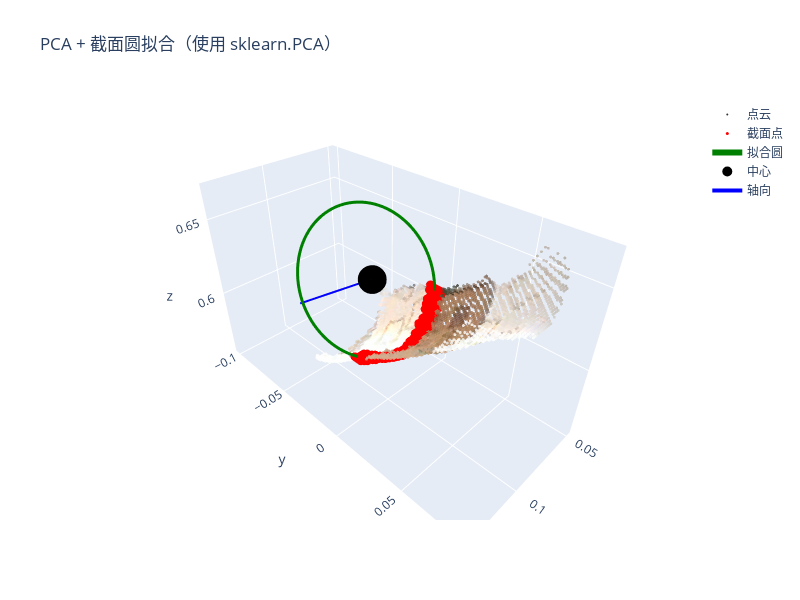

Here is the notebook cell this chart was saved with:
### Code cell
import numpy as np
import open3d as o3d
import plotly.graph_objects as go
from scipy.optimize import least_squares
from sklearn.decomposition import PCA

# ---------- 1. 拟合 2D 圆 ----------
def fit_circle_2d(points_2d):
    def residuals(params, x, y):
        cx, cy, r = params
        return np.sqrt((x - cx)**2 + (y - cy)**2) - r
    x, y = points_2d[:, 0], points_2d[:, 1]
    cx0, cy0 = np.mean(x), np.mean(y)
    r0 = np.mean(np.sqrt((x - cx0)**2 + (y - cy0)**2))
    result = least_squares(residuals, x0=[cx0, cy0, r0], args=(x, y))
    return result.x  # [cx, cy, r]

# ---------- 2. 使用 sklearn.PCA 拟合 ----------
def fit_cup_circle_with_sklearn_pca(pcd, thickness=0.01):
    """
    使用 sklearn.PCA 计算主方向，在中位数截面拟合圆
    """
    points = np.asarray(pcd.points)
    if points.shape[0] < 20:
        raise ValueError("点云点数不足")

    # 1. 使用 sklearn.PCA
    pca = PCA(n_components=3)
    pca.fit(points)  # 自动减去均值

    # 主成分：pca.components_[0] 是最大方差方向，[2] 是最小方差方向
    # 圆柱对称轴 = 最小方差方向（点沿此方向分布最集中）
    axis_dir = pca.components_[0]  # shape (3,)
    axis_dir = axis_dir / np.linalg.norm(axis_dir)

    # PCA 的 mean_ 是点云质心
    centroid_all = pca.mean_

    # 2. 沿轴投影，找中位数截面
    proj_vals = np.dot(points - centroid_all, axis_dir)
    median_proj = np.median(proj_vals)
    median_point_on_axis = centroid_all + median_proj * axis_dir

    # 3. 提取截面点
    dist_to_plane = np.abs(proj_vals - median_proj)
    mask = dist_to_plane < thickness
    section_points = points[mask]
    if section_points.shape[0] < 10:
        # 自适应：取最近的 10% 点
        dist_sorted = np.sort(dist_to_plane)
        adaptive_thickness = dist_sorted[max(10, len(dist_sorted) // 10)]
        mask = dist_to_plane < adaptive_thickness
        section_points = points[mask]
    if section_points.shape[0] < 10:
        raise ValueError("截面点太少，无法拟合圆")

    # 4. 构建局部正交基 (u, v) ⊥ axis_dir
    if abs(axis_dir[0]) < 0.9:
        temp = np.array([1.0, 0.0, 0.0])
    else:
        temp = np.array([0.0, 1.0, 0.0])
    u = np.cross(axis_dir, temp)
    u /= np.linalg.norm(u)
    v = np.cross(axis_dir, u)

    # 5. 投影到 (u, v) 平面
    vecs = section_points - median_point_on_axis
    proj_u = np.dot(vecs, u)
    proj_v = np.dot(vecs, v)
    points_2d = np.stack([proj_u, proj_v], axis=1)

    # 6. 拟合 2D 圆
    cx, cy, r = fit_circle_2d(points_2d)

    # 7. 3D 圆心
    center_3d = median_point_on_axis + cx * u + cy * v

    # 8. 生成 3D 圆（用于可视化）
    theta = np.linspace(0, 2 * np.pi, 100)
    circle_3d = (
        center_3d[np.newaxis, :] +
        r * (np.cos(theta)[:, np.newaxis] * u[np.newaxis, :] +
             np.sin(theta)[:, np.newaxis] * v[np.newaxis, :])
    )

    return center_3d, r, circle_3d, section_points, axis_dir

# ---------- 3. 可视化 ----------
def visualize_result(pcd, center, circle_3d, section_points, ind, axis_dir):
    points_all = np.asarray(pcd.points)
    fig = go.Figure()
    fig.add_trace(go.Scatter3d(
        x=points_all[:, 0], y=points_all[:, 1], z=points_all[:, 2],
        mode='markers', marker=dict(size=1, color=img_color[ind], opacity=0.8),
        name='点云',
        
    ))
    fig.add_trace(go.Scatter3d(
        x=section_points[:, 0], y=section_points[:, 1], z=section_points[:, 2],
        mode='markers', marker=dict(size=3, color='red'),
        name='截面点'
    ))
    fig.add_trace(go.Scatter3d(
        x=circle_3d[:, 0], y=circle_3d[:, 1], z=circle_3d[:, 2],
        mode='lines', line=dict(color='green', width=6),
        name='拟合圆'
    ))
    fig.add_trace(go.Scatter3d(
        x=[center[0]], y=[center[1]], z=[center[2]],
        mode='markers', marker=dict(size=10, color='black'),
        name='中心'
    ))
    # 轴
    fig.add_trace(go.Scatter3d(
        x=[center[0], center[0] - axis_dir[0] * 0.1],
        y=[center[1], center[1] - axis_dir[1] * 0.1],
        z=[center[2], center[2] - axis_dir[2] * 0.1],
        mode='lines', line=dict(color='blue', width=4),
        name='轴向'
    ))

    fig.update_layout(
        title="PCA + 截面圆拟合（使用 sklearn.PCA）",
        scene=dict(aspectmode='data'),
        width=800, height=600
    )
    fig.show()

# ---------- 4. 使用 ----------
# 去噪用 RANSAC 拟合平面（正面）
plane_model, inliers = bag_pcd.segment_plane(
    distance_threshold=0.02,  # 10mm，适合硬纸箱
    ransac_n=5,
    num_iterations=10000
)

# 提取内点（正面点）
front_pcd = bag_pcd.select_by_index(inliers)


# 拟合
center, radius, circle_3d, sec_pts, axis_dir = fit_cup_circle_with_sklearn_pca(
    front_pcd, thickness=0.005
)

print("杯子中心:", center)
print("半径:", f"{radius:.3f} m")

# 可视化
visualize_result(front_pcd, center, circle_3d, sec_pts, inliers, axis_dir)

### Figure 1 — Plotly figure (JSON) as saved in the notebook; plotly's stock layout.template omitted (floating-point values rounded to 4 significant figures; data arrays with more than 128 entries replaced by an {"elided": "..."} marker saying what was removed)
{"data": [{"marker": {"color": {"elided": "5304x3 int values"}, "opacity": 0.8, "size": 1}, "mode": "markers", "name": "点云", "type": "scatter3d", "x": {"elided": "5304 float values"}, "y": {"elided": "5304 float values"}, "z": {"elided": "5304 float values"}}, {"marker": {"color": "red", "size": 3}, "mode": "markers", "name": "截面点", "type": "scatter3d", "x": {"elided": "395 float values"}, "y": {"elided": "395 float values"}, "z": {"elided": "395 float values"}}, {"line": {"color": "green", "width": 6}, "mode": "lines", "name": "拟合圆", "type": "scatter3d", "x": [0.09457, 0.09184, 0.08912, 0.08642, 0.08375, 0.08113, 0.07856, 0.07606, 0.07363, 0.07129, 0.06903, 0.06689, 0.06485, 0.06293, 0.06114, 0.05949, 0.05797, 0.05661, 0.05539, 0.05434, 0.05344, 0.05271, 0.05215, 0.05177, 0.05155, 0.05151, 0.05164, 0.05194, 0.05241, 0.05306, 0.05387, 0.05484, 0.05598, 0.05727, 0.05871, 0.0603, 0.06202, 0.06387, 0.06585, 0.06795, 0.07015, 0.07245, 0.07483, 0.0773, 0.07984, 0.08244, 0.08508, 0.08777, 0.09048, 0.09321, 0.09594, 0.09867, 0.1014, 0.1041, 0.1067, 0.1093, 0.1118, 0.1143, 0.1167, 0.119, 0.1212, 0.1233, 0.1253, 0.1271, 0.1288, 0.1304, 0.1319, 0.1332, 0.1343, 0.1353, 0.1361, 0.1367, 0.1372, 0.1375, 0.1376, 0.1376, 0.1374, 0.137, 0.1364, 0.1357, 0.1348, 0.1338, 0.1325, 0.1312, 0.1297, 0.128, 0.1262, 0.1243, 0.1223, 0.1201, 0.1179, 0.1155, 0.1131, 0.1106, 0.108, 0.1054, 0.1027, 0.1, 0.0973, 0.09457], "y": [0.007089, 0.007161, 0.007132, 0.007001, 0.006769, 0.006438, 0.006007, 0.00548, 0.004858, 0.004144, 0.003341, 0.002451, 0.001479, 0.0004284, -0.0006967, -0.001892, -0.003152, -0.004472, -0.005847, -0.007271, -0.008738, -0.01024, -0.01178, -0.01334, -0.01492, -0.01651, -0.01811, -0.01971, -0.0213, -0.02288, -0.02444, -0.02598, -0.02748, -0.02894, -0.03036, -0.03173, -0.03305, -0.0343, -0.03549, -0.03661, -0.03766, -0.03862, -0.03951, -0.0403, -0.04101, -0.04162, -0.04214, -0.04257, -0.04289, -0.04311, -0.04324, -0.04326, -0.04318, -0.043, -0.04271, -0.04233, -0.04185, -0.04128, -0.04061, -0.03985, -0.039, -0.03807, -0.03706, -0.03597, -0.03481, -0.03358, -0.03229, -0.03094, -0.02954, -0.0281, -0.02661, -0.02509, -0.02354, -0.02197, -0.02038, -0.01878, -0.01718, -0.01559, -0.014, -0.01243, -0.01088, -0.009365, -0.007882, -0.006439, -0.005043, -0.003699, -0.002413, -0.00119, -3.507e-05, 0.001047, 0.002053, 0.002978, 0.003818, 0.00457, 0.005231, 0.005798, 0.006269, 0.006642, 0.006916, 0.007089], "z": [0.5932, 0.5934, 0.5937, 0.5941, 0.5947, 0.5954, 0.5963, 0.5972, 0.5983, 0.5995, 0.6009, 0.6023, 0.6039, 0.6055, 0.6073, 0.6091, 0.611, 0.6129, 0.615, 0.6171, 0.6192, 0.6214, 0.6236, 0.6258, 0.628, 0.6302, 0.6324, 0.6346, 0.6368, 0.639, 0.6411, 0.6431, 0.6451, 0.647, 0.6489, 0.6506, 0.6523, 0.6539, 0.6553, 0.6567, 0.6579, 0.6591, 0.6601, 0.661, 0.6617, 0.6623, 0.6628, 0.6631, 0.6633, 0.6634, 0.6633, 0.663, 0.6627, 0.6622, 0.6615, 0.6607, 0.6598, 0.6588, 0.6576, 0.6564, 0.655, 0.6535, 0.6519, 0.6502, 0.6484, 0.6465, 0.6446, 0.6426, 0.6405, 0.6384, 0.6363, 0.6341, 0.6319, 0.6297, 0.6274, 0.6252, 0.623, 0.6208, 0.6187, 0.6165, 0.6145, 0.6125, 0.6105, 0.6086, 0.6068, 0.6051, 0.6035, 0.602, 0.6005, 0.5992, 0.598, 0.597, 0.596, 0.5952, 0.5945, 0.594, 0.5936, 0.5933, 0.5932, 0.5932]}, {"marker": {"color": "black", "size": 10}, "mode": "markers", "name": "中心", "type": "scatter3d", "x": [0.09457], "y": [-0.01805], "z": [0.6283]}, {"line": {"color": "blue", "width": 4}, "mode": "lines", "name": "轴向", "type": "scatter3d", "x": [0.09457, 0.08905], "y": [-0.01805, -0.09919], "z": [0.6283, 0.5701]}], "layout": {"height": 600, "scene": {"aspectmode": "data"}, "title": {"text": "PCA + 截面圆拟合（使用 sklearn.PCA）"}, "width": 800}}
